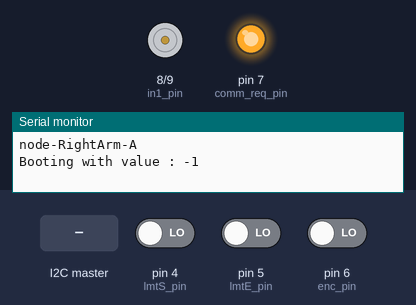
This sketch was run on a simulated Arduino Uno, built with avr-gcc and run on an emulated ATmega328P. Shown: motor-driver pin pairs drawn as motors (green arrow = first pin HIGH = forward, orange = second pin HIGH = backward, longer = more drive, scaled by the enable pin), output pins drawn as LEDs (lit = HIGH), the last lines printed to the serial monitor. The inputs (shaded band) are chosen by the test bench; at power-on: pin 4 (lmtS_pin) LOW, pin 5 (lmtE_pin) LOW, pin 6 (enc_pin) LOW. EEPROM starts erased.

Above: at 1.2 s.
1.3 s: the I2C master sends the byte 1
At 1.6 s:
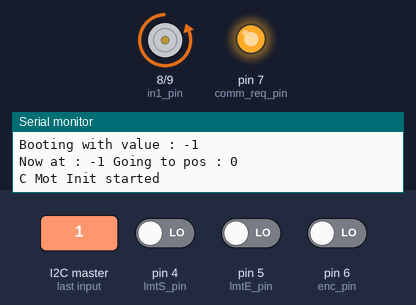
2.8 s: pin 4 (lmtS_pin) driven HIGH
At 4.2 s:
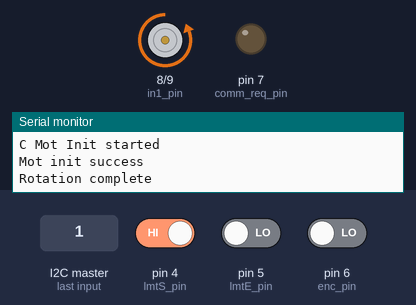
Timing chart, 0 to 5.8 s (numbered marks = the images above; inputs shaded):
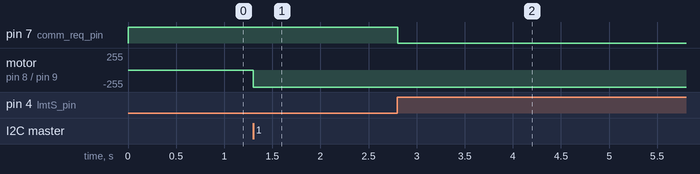

Measured:
- after the input at 1.3 s, motor on pin 8 (in1_pin) / pin 9 (in2_pin): stopped → backward 255/255 at once
- after the input at 2.8 s, pin 7 (comm_req_pin): HIGH → LOW at once

The sketch:

node_right_arm.ino
```cpp
#include <Wire.h>
#include <stdlib.h>
#include <EEPROM.h>

/**************************************/
#define ADDR 14 //I2C address
String idString = "node-RightArm-A";
/**************************************/
const int enc_pin = 6;
const int pwm_pin = 3;
const int in1_pin = 8;
const int in2_pin = 9;
const int lmtS_pin = 4;
const int lmtE_pin = 5;
const int comm_req_pin = 7;
/**************************************/
const byte cmd_mot_pos_reg = 1;
const byte cmd_mot_ccw_reg = 2;
const byte cmd_mot_stop_reg = 3;
const byte cmd_mot_init_reg = 4;
const byte cmd_ack_release_reg = 55;
const byte cmd_reset_cntlr = 88;
const byte req_reg = 22;

const byte ack_mot_pos_reg = 11;
const byte ack_mot_init_reg = 44;
const byte ack_mot_err_reg = 77;
const byte ack_enc_pos_reg = 33;

/**************************************/
byte buff[20];

char ack_bytes_array[3];
byte ack_reg = 0;
bool ack_prep = true;
bool new_i2c_data = false;

bool new_enc_data = false;
bool enc_dt_st = false;
bool enc_last_dt = false;
byte ack_enc_pos_array[] = {0, 0, 0};

int countt = 0;
int enc_max = 447;
int enc_normal = 200;

bool lmtS = false;
bool lmtE = false;

byte mot_st = 0;
bool mot_err = false;
bool mot_stop = false;

const int init_timeout = 10000;
const int loop_reading_timeout = 1000;

enum dirs
{
  none,
  cw,
  ccw,
  stp
};

dirs mot_dir = none;
dirs mot_cmd_dir = none;

struct pos_cmd_sts
{
  bool init = false;
  bool rcv = false;
  bool exec = false;
} pos_cmd;

struct timez
{
  unsigned long int tmr = 0;
} init_starting_time, count_starting_time, rotation_end_time;

void (*resetFunc)(void) = 0; //declare reset function at address 0

void setup()
{
  pinMode(enc_pin, INPUT);
  pinMode(pwm_pin, OUTPUT);
  pinMode(in1_pin, OUTPUT);
  pinMode(in2_pin, OUTPUT);
  pinMode(lmtS_pin, INPUT);
  pinMode(lmtE_pin, INPUT);
  pinMode(comm_req_pin, OUTPUT);
  digitalWrite(comm_req_pin, HIGH);

  Wire.begin(ADDR);
  Wire.onReceive(receiveEvent);
  Wire.onRequest(requestEvent);

  Serial.begin(115200);
  Serial.print("\n\n");
  Serial.println(idString);

  countt = readIntFromEEPROM(1);
  Serial.print("\nBooting with value : ");
  Serial.println(countt);
}

void loop()
{

  if (new_i2c_data)
  {
    byte cmd_reg_byte = buff[0];

    switch (cmd_reg_byte)
    {

    case (req_reg):
      break;

    case (cmd_mot_pos_reg):
      if (rotateToPos(getPos()))
      {
        Serial.println("Rotation complete");
        writeIntIntoEEPROM(1, countt);
        prepAck(11, countt);
      }
      else
        prepAck(77, countt);

      break;

    case (cmd_mot_init_reg):
      motInit('L');
      break;

    case (cmd_ack_release_reg):
      commReqLine(false);
      break;

    case (cmd_reset_cntlr):
      Serial.println("Going to reset");
      delay(1000);
      resetFunc();
      break;
    }

    new_i2c_data = false;
    flushBuff();
  }
  else if (millis() < rotation_end_time.tmr + loop_reading_timeout)
  {
    readLimits();
    runEncCount();
  }
}
```

actu.ino
```cpp
void motRun(dirs mot_cmd_dir)
{
    if (mot_cmd_dir == cw)
    {
        digitalWrite(in1_pin, HIGH);
        digitalWrite(in2_pin, LOW);
        digitalWrite(pwm_pin, HIGH);
        mot_dir = cw;
    }
    else if (mot_cmd_dir == ccw)
    {
        digitalWrite(in1_pin, LOW);
        digitalWrite(in2_pin, HIGH);
        digitalWrite(pwm_pin, HIGH);
        mot_dir = ccw;
    }
    else if (mot_cmd_dir == stp)
    {
        if (mot_dir == cw)
        {
            digitalWrite(in1_pin, LOW);
            digitalWrite(in2_pin, HIGH);
            analogWrite(pwm_pin, 50);
            delay(50);
        }
        else if (mot_dir == ccw)
        {
            digitalWrite(in1_pin, HIGH);
            digitalWrite(in2_pin, LOW);
            analogWrite(pwm_pin, 50);
            delay(50);
        }
        digitalWrite(in1_pin, LOW);
        digitalWrite(in2_pin, LOW);
        digitalWrite(pwm_pin, LOW);
        mot_dir = stp;
    }
}
```

comput.ino
```cpp
bool motInit(char s)
{
    Serial.print(s);
    Serial.println(" Mot Init started");

    init_starting_time.tmr = millis();
    motRun(ccw);
    while (!lmtS)
    {
        readLimits();
        runEncCount();
        if (init_starting_time.tmr + init_timeout < millis())
        {
            Serial.println("Motor init time Out");
            mot_err = true;
            return false;
        }
    }
    countt = 0;
    writeIntIntoEEPROM(1, countt);
    Serial.println("Mot init success");
    prepAck(ack_mot_init_reg, 0);
    return true;
}

bool rotateToPos(int pos)
{
    Serial.print("Now at : ");
    Serial.print(countt);
    Serial.print(" Going to pos : ");
    Serial.println(pos);

    if (pos == 0)
    {
        if (motInit('C'))
            return true;
        else
            return false;
    }
    //figuring out direcction to rotate
    else if (countt < pos && pos < enc_max) //if current count is less then desired pos and pos not greater than enc_max
    {
        count_starting_time.tmr = millis();
        motRun(cw);           //rotate motor CCW
        while (countt <= pos) //waiting for motor to reach the target pos
        {
            readLimits();
            runEncCount();
            if (count_starting_time.tmr + init_timeout < millis()) //if TIMEOUT return false
            {
                Serial.println("Rotating CW time out");
                mot_err = true;
                return false;
            }
        }
        motRun(stp);
        return true; //if success return true
    }
    else if (countt > pos && pos >= 0) //if current count is greater then desired pos and pos not smaller than 0
    {
        count_starting_time.tmr = millis();
        motRun(ccw);
        while (countt >= pos)
        {
            readLimits();
            runEncCount();
            if (count_starting_time.tmr + init_timeout < millis())
            {
                Serial.println("Rotating CCW time out");
                mot_err = true;
                return false;
            }
        }
        motRun(stp);
        return true;
    }
    else if (countt == pos)
    {
        Serial.print("Already at : ");
        Serial.println(countt);
        motRun(stp);
        return true;
    }
    else
    {
        Serial.println("ERROR!!!");
        return false;
    }
}

void writeIntIntoEEPROM(int address, int number)
{
    EEPROM.update(address, number >> 8);
    EEPROM.update(address + 1, number & 0xFF);
}

int readIntFromEEPROM(int address)
{
    return (EEPROM.read(address) << 8) + EEPROM.read(address + 1);
}
```

i2c.ino
```cpp
void receiveEvent(int howMany)
{
    int c = 0;
    while (Wire.available() > 0)
    {
        buff[c] = Wire.read();
        c++;
    }
    new_i2c_data = true;
}

void prepAck(byte reg, int ack_int)
{
    itoa(ack_int, ack_bytes_array, 10);
    ack_reg = reg;
    ack_prep = true;
    commReqLine(true);
}

void requestEvent()
{
    if (ack_prep)
    {
        Wire.write(ack_reg);
        Wire.write(ack_bytes_array, 3);
    }
    else
    {
        itoa(countt, ack_enc_pos_array, 10);
        Wire.write(ack_enc_pos_reg);
        Wire.write(ack_enc_pos_array, 3);
    }
    ack_prep = false;
    flushAckArr();
    commReqLine(false);
}

void displayFullMsg()
{
    byte reg_byte = buff[0];
    byte cmd_msg_length = buff[1] + 1;
    Serial.print("Data : ");
    for (int i = 0; i <= cmd_msg_length; i++)
    {
        Serial.print((buff[i]));
        Serial.print(" ");
    }
    Serial.println("");
}

int getPos()
{
    byte pos[4] = {buff[2], buff[3], buff[4], '\0'};
    return (atoi(pos));
}

int commReqLine(bool sts)
{
    if (sts)
        digitalWrite(comm_req_pin, LOW); //set comm req line
    else if (!sts)
        digitalWrite(comm_req_pin, HIGH); //release comm line
}

void flushBuff()
{
    for (int i = 0; i <= 20; i++)
        buff[i] = 0;
}

void flushAckArr()
{
    for (int i = 0; i <= 3; i++)
        ack_bytes_array[i] = 0;
}
```

sens.ino
```cpp
void runEncCount()
{

  bool enc_dt_st = digitalRead(enc_pin);
  if (enc_dt_st != enc_last_dt)
  {
    if (mot_dir == cw)
    {
      countt++;
      new_enc_data = true;
    }
    else if (mot_dir == ccw)
    {
      if (countt > 0)
        countt--;
      new_enc_data = true;
    }
  }
  enc_last_dt = enc_dt_st;
}

void readLimits()
{
  lmtS = digitalRead(lmtS_pin);
  lmtE = digitalRead(lmtE_pin);
  if (lmtS == true)
    countt = 0;

  else if (lmtE == true)
  {
    countt = enc_max;
    writeIntIntoEEPROM(1, countt);
  }
}
```
